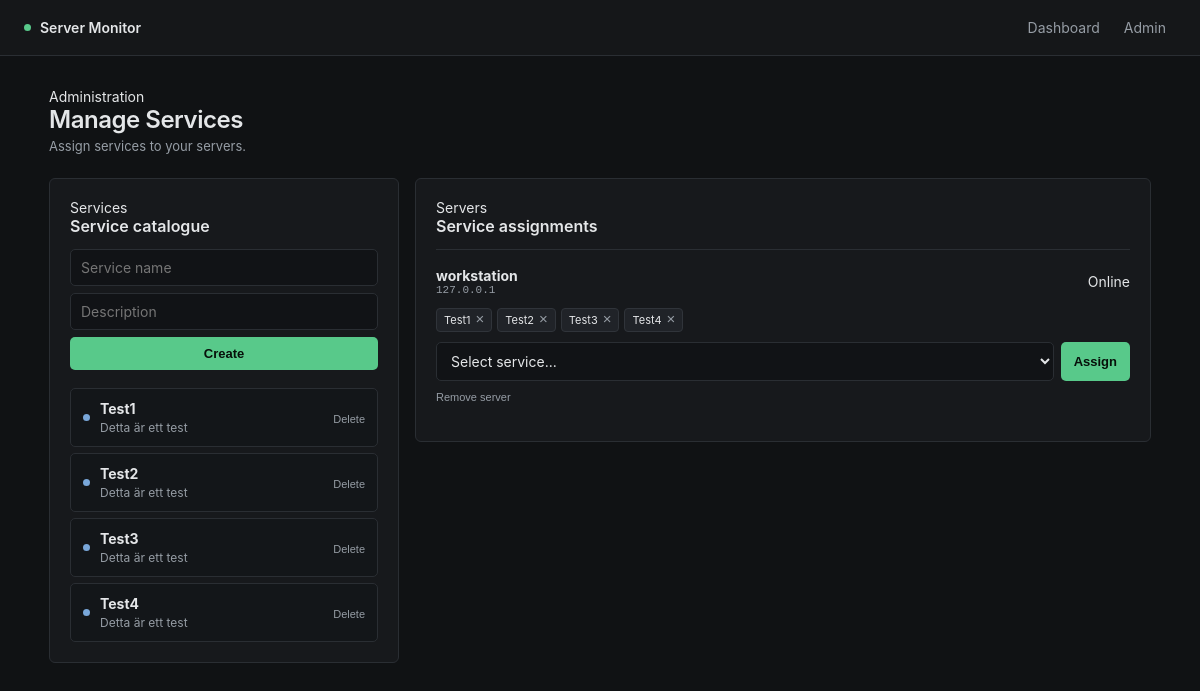
The page /admin on the database its author committed.
### tables this page shows
CREATE TABLE services (
            id INTEGER PRIMARY KEY AUTOINCREMENT,
            name TEXT UNIQUE NOT NULL,
            description TEXT DEFAULT ''
        );

CREATE TABLE servers (
            id INTEGER PRIMARY KEY AUTOINCREMENT,
            ip TEXT UNIQUE NOT NULL,
            hostname TEXT NOT NULL,
            uptime TEXT NOT NULL,
            disk TEXT NOT NULL,
            ram TEXT NOT NULL,
            last_seen TEXT NOT NULL
        , swap TEXT NOT NULL DEFAULT 'Unknown');

### app.py (the view)
@app.route("/admin")
def admin():
    conn = get_db()
    servers = conn.execute("""
        SELECT *
        FROM servers
        ORDER BY hostname
    """).fetchall()
    services = conn.execute("""
        SELECT *
        FROM services
        ORDER BY name
    """).fetchall()
    server_data = []
    for server in servers:
        assigned = get_server_services(
            conn,
            server["id"]
        )
        server_data.append({
            "server": server,
            "services": assigned,
            "online": is_online(server["last_seen"])
        })
    conn.close()
    return render_template(
        "admin.html",
        servers=server_data,
        services=services
    )

### app.py (called while the page is built)
def get_db():
    conn = sqlite3.connect(DATABASE)
    conn.row_factory = sqlite3.Row
    return conn

def now():
    return datetime.now(timezone.utc)

def is_online(last_seen):
    last = datetime.fromisoformat(last_seen)
    return (now() - last).total_seconds() < 15 * 60

def get_server_services(conn, server_id):
    return conn.execute("""
        SELECT services.*
        FROM services
        JOIN server_services
            ON services.id = server_services.service_id
        WHERE server_services.server_id = ?
        ORDER BY services.name
    """, (server_id,)).fetchall()

### templates/admin.html (shortened to what this page needs)
{% extends "base.html" %}
{% block content %}
<div class="page-header">
    <div>
        <div class="eyebrow">
            Administration
        </div>
        <h1>
            Manage Services
        </h1>
        <p class="subtitle">
            Assign services to your servers.
        </p>
    </div>
</div>
<div class="admin-layout">
<section class="panel">
    <div class="panel-title">
        <div>
            <div class="eyebrow">
                Services
            </div>
            <h2>
                Service catalogue
            </h2>
        </div>
    </div>
    <form
        method="POST"
        action="{{ url_for('create_service') }}"
        class="create-service"
    >
        <input
            type="text"
            name="name"
            placeholder="Service name"
            required
        >
        <input
            type="text"
            name="description"
            placeholder="Description"
        >
        <button
            class="button"
            type="submit"
        >
            Create
        </button>
    </form>
    <div class="service-list">
        {% for service in services %}
        <div class="service">
            <span class="service-dot"></span>
            <div class="service-info">
                <strong>
                    {{ service.name }}
                </strong>
                {% if service.description %}
                <p>
                    {{ service.description }}
                </p>
                {% endif %}
            </div>
            <form
                method="POST"
                action="{{ url_for(
                    'delete_service',
                    service_id=service.id
                ) }}"
                onsubmit="return confirm(
                    'Delete this service?'
                );"
            >
                <button
                    class="delete"
                    type="submit"
                >
                    Delete
                </button>
            </form>
        </div>
        {% else %}
        <p class="muted">
            No services created.
        </p>
        {% endfor %}
    </div>
</section>
<section class="panel">
    <div class="panel-title">
        <div>
            <div class="eyebrow">
                Servers
            </div>
            <h2>
                Service assignments
            </h2>
        </div>
    </div>
    {% for item in servers %}
    <div class="admin-server">
        <div class="admin-server-header">
            <div>
                <strong>
                    {{ item.server.hostname }}
                </strong>
                <span class="ip">
                    {{ item.server.ip }}
                </span>
            </div>
            {% if item.online %}
            <div class="status online">
                Online
            </div>
            {% else %}
            <div class="status offline">
                <span></span>
                Offline
            </div>
            {% endif %}
        </div>
        <div class="assignment-list">
            {% for service in item.services %}
            <div class="assignment">
                {{ service.name }}
                <form
                    method="POST"
                    action="{{ url_for(
                        'remove_service',
                        server_id=item.server.id,
                        service_id=service.id
                    ) }}"
                >
                    <button
                        class="remove"
                        type="submit"
                    >
                        ×
                    </button>
                </form>
            </div>
            {% else %}
            <span class="muted">
                No services assigned
            </span>
            {% endfor %}
        </div>
        <form
            method="POST"
            action="{{ url_for(
                'assign_service',
                server_id=item.server.id
            ) }}"
            class="assign-form"
        >
            <select
                name="service_id"
                required
            >
                <option
                    value=""
                    disabled
                    selected
                >
                    Select service...
                </option>
            </select>
            <button
                class="button"
                type="submit"
            >
                Assign
            </button>
        </form>
        <form
            method="POST"
            action="{{ url_for(
                'delete_server',
                server_id=item.server.id
            ) }}"
            onsubmit="return confirm(
                'Remove this server from monitoring?'
            );"
        >
            <button
                class="delete-server"
                type="submit"
            >
                Remove server
            </button>
        </form>
    </div>
    {% else %}
    <p class="muted">
        No servers have connected yet.
    </p>
    {% endfor %}
</section>
</div>
{% endblock %}

### static/style.css (style rules this page uses)
:root { --background: #101214; --surface: #17191c; --surface-hover: #1b1e21; --border: #2a2e33; --text: #e4e6e8; --muted: #969da5; --green: #58c98a; --red: #e36b73; --blue: #79a7d9; }
* { box-sizing: border-box; }
html { background: var(--background); }
body { margin: 0; background: var(--background); color: var(--text); font-family: -apple-system, BlinkMacSystemFont, "Segoe UI", Roboto, Helvetica, Arial, sans-serif; font-size: 14px; }
.page-header { display: flex; justify-content: space-between; align-items: center; margin-bottom: 24px; }
h1 { margin: 0 0 4px; font-size: 24px; font-weight: 600; letter-spacing: -.02em; }
h2 { font-size: 16px; font-weight: 600; }
.subtitle { margin: 0; color: var(--muted); font-size: 13px; }
.button { display: inline-block; padding: 8px 12px; border-radius: 5px; border: 1px solid transparent; background: var(--green); color: #07100a; font-weight: 600; font-size: 13px; }
.ip { display: block; color: var(--muted); font-family: ui-monospace, SFMono-Regular, Menlo, Monaco, Consolas, monospace; font-size: 11px; }
.panel { background: var(--surface); border: 1px solid var(--border); border-radius: 6px; padding: 20px; }
.panel h2 { margin-top: 0; }
.service-list { display: flex; flex-direction: column; gap: 6px; }
.service { display: flex; align-items: center; gap: 10px; padding: 11px 12px; background: #131619; border: 1px solid var(--border); border-radius: 5px; }
.service-dot { width: 7px; height: 7px; border-radius: 50%; background: var(--blue); }
.service-info { flex: 1; }
.service-info p, .service p { margin: 3px 0 0; color: var(--muted); font-size: 12px; }
.admin-layout { display: grid; grid-template-columns: 350px 1fr; gap: 16px; align-items: start; }
.create-service { display: flex; flex-direction: column; gap: 7px; margin-bottom: 18px; }
input, select { width: 100%; padding: 9px 10px; border-radius: 5px; border: 1px solid var(--border); background: #111316; color: var(--text); font: inherit; outline: none; }
.admin-server { padding: 17px 0; border-top: 1px solid var(--border); }
.admin-server-header { display: flex; justify-content: space-between; align-items: center; margin-bottom: 12px; }
.assignment-list { display: flex; flex-wrap: wrap; gap: 5px; margin-bottom: 10px; }
.assignment { display: flex; align-items: center; gap: 5px; padding: 4px 7px; background: #202328; border: 1px solid #30343a; border-radius: 4px; font-size: 11px; }
.remove { padding: 0; border: 0; background: none; color: var(--muted); cursor: pointer; font-size: 15px; line-height: 12px; }
.assign-form { display: grid; grid-template-columns: 1fr auto; gap: 7px; }
.delete { padding: 0; border: 0; background: none; color: var(--muted); cursor: pointer; font-size: 11px; }
.delete-server { margin-top: 10px; padding: 0; border: 0; background: none; color: var(--muted); cursor: pointer; font-size: 11px; }

### rows shown on the page
services: name "Test1", description "Detta är ett test"
services: name "Test2", description "Detta är ett test"
services: name "Test3", description "Detta är ett test"
services: name "Test4", description "Detta är ett test"
servers: server.hostname "workstation", server.ip "127.0.0.1"
